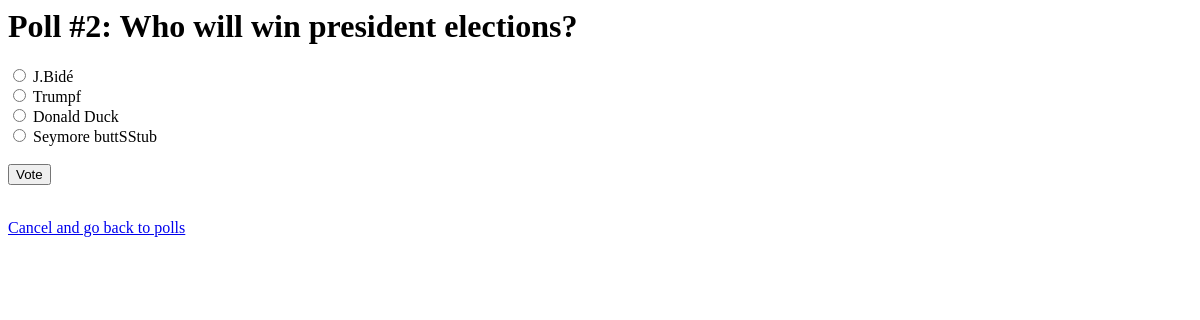
The app's page /polls/2/ (signed in), older data.
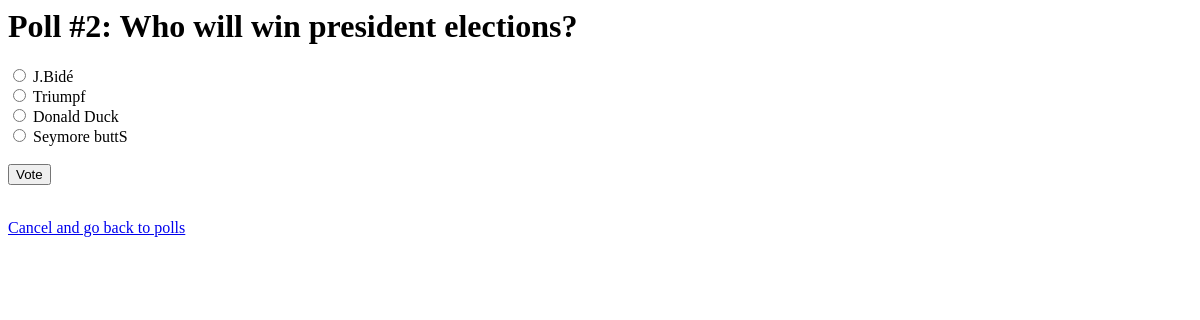
The same page, newer data.
### polls/models.py (models this page shows, shortened)
class Choice(models.Model):
    question = models.ForeignKey(Question, on_delete=models.CASCADE)
    choice_text = models.CharField(max_length=200)
    votes = models.IntegerField(default=0)

### polls/views.py (the view)
# urls.py: path('<int:pk>/', views.DetailView.as_view(), name='detail'),
class DetailView(generic.DetailView):
    model = Question
    template_name = 'polls/detail.html'

### polls/templates/polls/detail.html (shortened to what this page needs)
<h1>Poll #{{ question.id }}: {{ question.question_text }}</h1>
{% if user.is_authenticated %}
    <form action="{% url 'polls:vote' question.id %}" method="post">
    {% for choice in question.choice_set.all %}
        <input type="radio" name="choice" id="choice{{ forloop.counter }}" value="{{ choice.id }}">
        <label for="choice{{ forloop.counter }}">{{ choice.choice_text }}</label><br>
    {% endfor %}
    <input type="submit" value="Vote">
    </form>
{% else %}
    <br/>
    <p>Only registered users can vote. You need to sign in before you can vote.</p>
    <a href="{% url 'account_login' %}">Sign in</a>
    <br/>
{% endif %}
<a href="{% url 'polls:index' %}">Cancel and go back to polls</a>

Row changes from the older to the newer data that the page shows:
changed Choice: choice "☐ Trumpf" → "☐ Triumpf"; choice_text "Trumpf" → "Triumpf"
changed Choice: choice "☐ Seymore buttSStub" → "☐ Seymore buttS"; choice_text "Seymore buttSStub" → "Seymore buttS"
